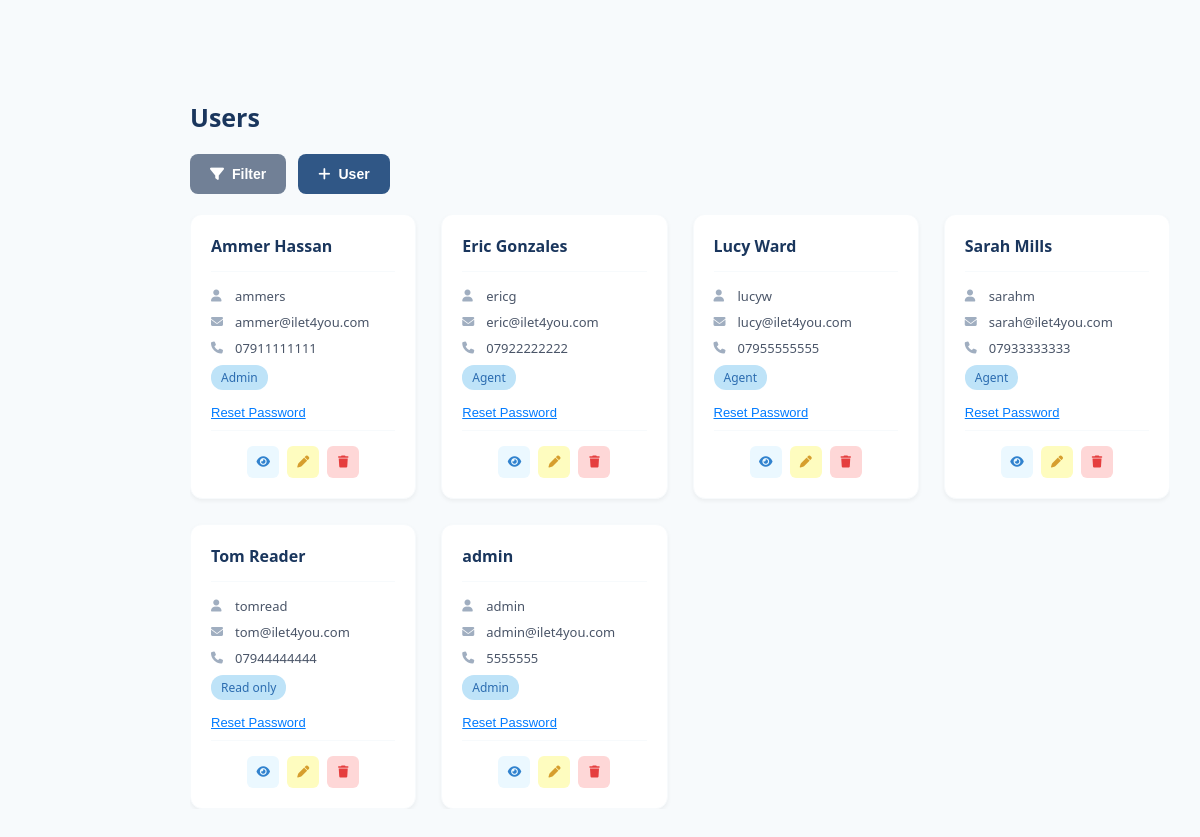
The page /users.php (signed in) on the database as committed earlier.
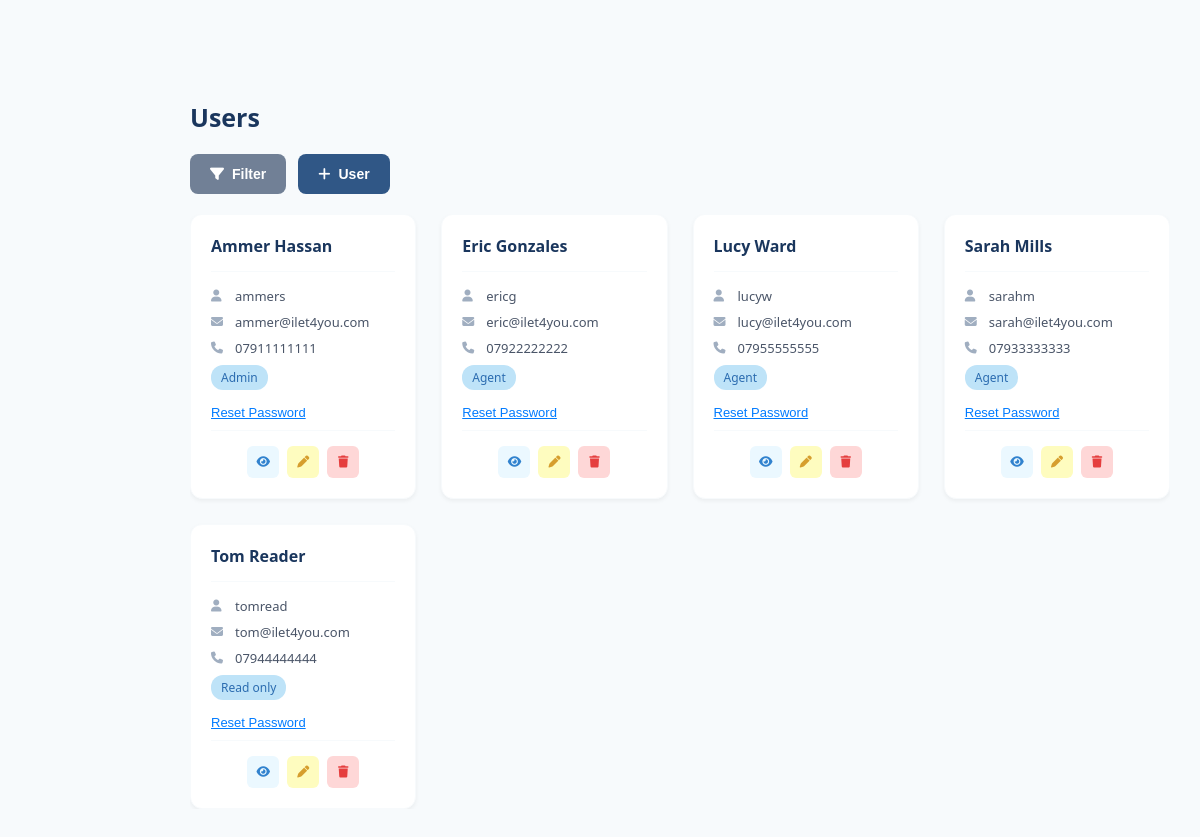
The same page on the database as committed later.
### tables this page shows
CREATE TABLE users (
    user_id INTEGER PRIMARY KEY AUTOINCREMENT,
    username TEXT NOT NULL,
    name TEXT NOT NULL,
    phone TEXT NOT NULL,
    email TEXT NOT NULL,
    password TEXT NOT NULL,
    password_reset_date TEXT NOT NULL,
    id_number TEXT NOT NULL,
    id_expiry_date TEXT NOT NULL,
    role TEXT NOT NULL CHECK (role IN ('admin','agent','read_only')),
    archived INTEGER NOT NULL CHECK (archived IN (0,1)),
    date_archived TEXT
);

### users.php (the view, shortened to what this page needs)
<?php
$dbPath = __DIR__ . '/database.db';
try {
    $pdo = new PDO('sqlite:' . $dbPath);
    $pdo->setAttribute(PDO::ATTR_ERRMODE, PDO::ERRMODE_EXCEPTION);
} catch (PDOException $e) {
    die('DB connection failed: ' . $e->getMessage());
}
$stmt = $pdo->query("
    SELECT
        user_id,
        username,
        name,
        email,
        phone,
        role
    FROM users
    WHERE archived = 0
    ORDER BY name
");
$users = $stmt->fetchAll(PDO::FETCH_ASSOC);
?>
<!DOCTYPE html>
<html lang="en">
<head>
    <link rel="stylesheet" href="https://cdnjs.cloudflare.com/ajax/libs/font-awesome/6.5.1/css/all.min.css">
    <link rel="stylesheet" href="style.css">
    <link rel="stylesheet" href="tables.css">
</head>
<body onload="CallNavbar(); loadModals();">
    <main class="main-content">
        <h1 class="page-title">Users</h1>
        <div class="main-container">
            <div class="controls-row">
                <button class="btn-filter-toggle" id="filterToggle" onclick="toggleFilter()">
                    <i class="fa-solid fa-filter"></i> Filter
                </button>
                <button class="btn-add blue" onclick="openAddUserModal()">
                    <i class="fa-solid fa-plus"></i> User
                </button>
            </div>
            <div class="cards-container">
                <div class="cards-grid" id="usersGrid">
<?php foreach ($users as $user):
    $roleDisplay = ucfirst(str_replace('_', ' ', $user['role']));
?>
                    <div class="card" data-name="<?= strtolower($user['name']) ?>" data-role="<?= htmlspecialchars($user['role']) ?>">
                        <div class="card-header">
                            <div class="card-name"><?= htmlspecialchars($user['name']) ?></div>
                        </div>
                        <div class="card-body">
                            <div class="card-detail">
                                <i class="fa-solid fa-user"></i>
                                <span><?= htmlspecialchars($user['username']) ?></span>
                            </div>
                            <div class="card-detail">
                                <i class="fa-solid fa-envelope"></i>
                                <span><?= htmlspecialchars($user['email']) ?></span>
                            </div>
                            <div class="card-detail">
                                <i class="fa-solid fa-phone"></i>
                                <span><?= htmlspecialchars($user['phone']) ?></span>
                            </div>
                            <span class="blue-badge"><?= htmlspecialchars($roleDisplay) ?></span>
                            <form method="POST" style="display:inline;">
                                <button type="submit" class="reset-password-link" style="border:none;background:none;color:#007bff;cursor:pointer;text-decoration:underline;"
                                    onclick="return confirm('Reset password for <?= htmlspecialchars($user['name']) ?>?')">
                                    Reset Password
                                </button>
                            </form>
                        </div>
                        <div class="action-buttons">
                            <button class="action-btn action-btn-view" title="View" onclick="viewUser(this)">
                                <i class="fa-solid fa-eye"></i>
                            </button>
                            <?php if (in_array($_SESSION['role'], ['admin', 'agent'])): ?>
                            <button class="action-btn action-btn-edit" title="Edit" onclick="editUser(this)">
                                <i class="fa-solid fa-pen"></i>
                            </button>
                            <?php endif; ?>
                            <?php if ($_SESSION['role'] === 'admin'): ?>
                            <form method="POST" style="display:inline;">
                                <button type="submit" class="action-btn action-btn-delete" title="Archive"
                                    onclick="return confirm('Archive this user?\n<?= htmlspecialchars($user['name']) ?>')">
                                    <i class="fa-solid fa-trash"></i>
                                </button>
                            </form>
                            <?php endif; ?>
                        </div>
                    </div>
<?php endforeach; ?>
                </div>
            </div>
        </div>
    </main>
</body>
</html>

Rows that differ between the two databases and show on the page:
no longer on this page (row edited): users: name "admin", username "admin", email "admin@ilet4you.com", phone "5555555", role "Admin"
